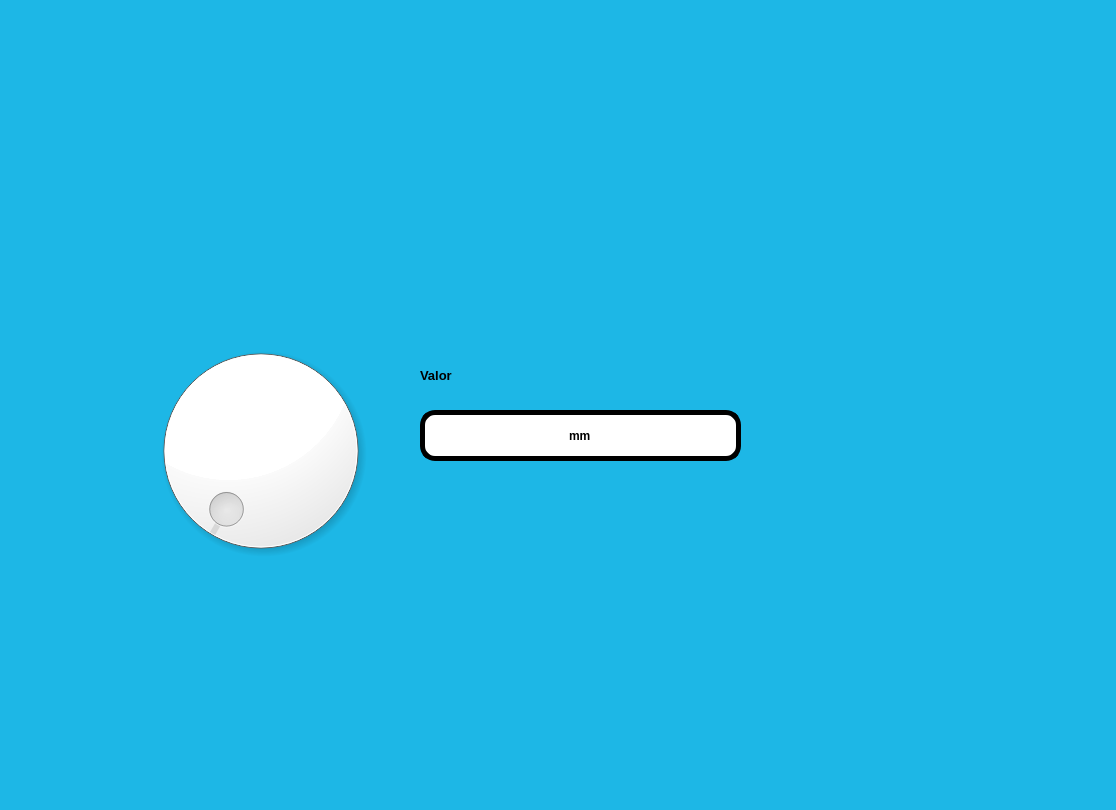
<?xml version="1.0" encoding="UTF-8"?>
<ui version="4.0">
 <class>MainWindow</class>
 <widget class="QMainWindow" name="MainWindow">
  <property name="geometry">
   <rect>
    <x>0</x>
    <y>0</y>
    <width>1116</width>
    <height>810</height>
   </rect>
  </property>
  <property name="windowTitle">
   <string>MainWindow</string>
  </property>
  <property name="styleSheet">
   <string notr="true">background-color: rgb(29, 183, 230);</string>
  </property>
  <widget class="QWidget" name="centralwidget">
   <widget class="QLabel" name="imagen">
    <property name="geometry">
     <rect>
      <x>50</x>
      <y>30</y>
      <width>221</width>
      <height>181</height>
     </rect>
    </property>
    <property name="styleSheet">
     <string notr="true"/>
    </property>
    <property name="text">
     <string/>
    </property>
    <property name="pixmap">
     <pixmap resource="../Archivos/Recursos.qrc">:/ejercicios/elyochi.jpg</pixmap>
    </property>
    <property name="scaledContents">
     <bool>true</bool>
    </property>
   </widget>
   <widget class="QLabel" name="imagen_3">
    <property name="geometry">
     <rect>
      <x>820</x>
      <y>480</y>
      <width>251</width>
      <height>221</height>
     </rect>
    </property>
    <property name="styleSheet">
     <string notr="true"/>
    </property>
    <property name="text">
     <string/>
    </property>
    <property name="pixmap">
     <pixmap resource="../Archivos/Recursos.qrc">:/ejercicios/wero.jpg</pixmap>
    </property>
    <property name="scaledContents">
     <bool>true</bool>
    </property>
   </widget>
   <widget class="QDial" name="dial">
    <property name="geometry">
     <rect>
      <x>140</x>
      <y>310</y>
      <width>241</width>
      <height>281</height>
     </rect>
    </property>
    <property name="styleSheet">
     <string notr="true">color: rgb(255, 255, 255);
background-color: rgb(255, 255, 255);</string>
    </property>
   </widget>
   <widget class="QLabel" name="label">
    <property name="geometry">
     <rect>
      <x>420</x>
      <y>360</y>
      <width>111</width>
      <height>31</height>
     </rect>
    </property>
    <property name="font">
     <font>
      <pointsize>10</pointsize>
      <weight>75</weight>
      <bold>true</bold>
     </font>
    </property>
    <property name="text">
     <string>Valor</string>
    </property>
   </widget>
   <widget class="QLineEdit" name="txt_Valor">
    <property name="geometry">
     <rect>
      <x>420</x>
      <y>410</y>
      <width>321</width>
      <height>51</height>
     </rect>
    </property>
    <property name="font">
     <font>
      <weight>75</weight>
      <bold>true</bold>
     </font>
    </property>
    <property name="styleSheet">
     <string notr="true">border-radius: 15px;
background-color: rgb(255, 255, 255);
border:  5px solid black;
</string>
    </property>
    <property name="text">
     <string>mm</string>
    </property>
    <property name="alignment">
     <set>Qt::AlignCenter</set>
    </property>
   </widget>
   <widget class="QLabel" name="label_2">
    <property name="geometry">
     <rect>
      <x>820</x>
      <y>30</y>
      <width>221</width>
      <height>171</height>
     </rect>
    </property>
    <property name="text">
     <string/>
    </property>
    <property name="pixmap">
     <pixmap resource="../Archivos/Recursos.qrc">:/ejercicios/kaldo.jpg</pixmap>
    </property>
    <property name="scaledContents">
     <bool>true</bool>
    </property>
   </widget>
  </widget>
  <widget class="QMenuBar" name="menubar">
   <property name="geometry">
    <rect>
     <x>0</x>
     <y>0</y>
     <width>1116</width>
     <height>26</height>
    </rect>
   </property>
  </widget>
  <widget class="QStatusBar" name="statusbar"/>
 </widget>
 <resources>
  <include location="../Archivos/Recursos.qrc"/>
 </resources>
 <connections/>
</ui>
